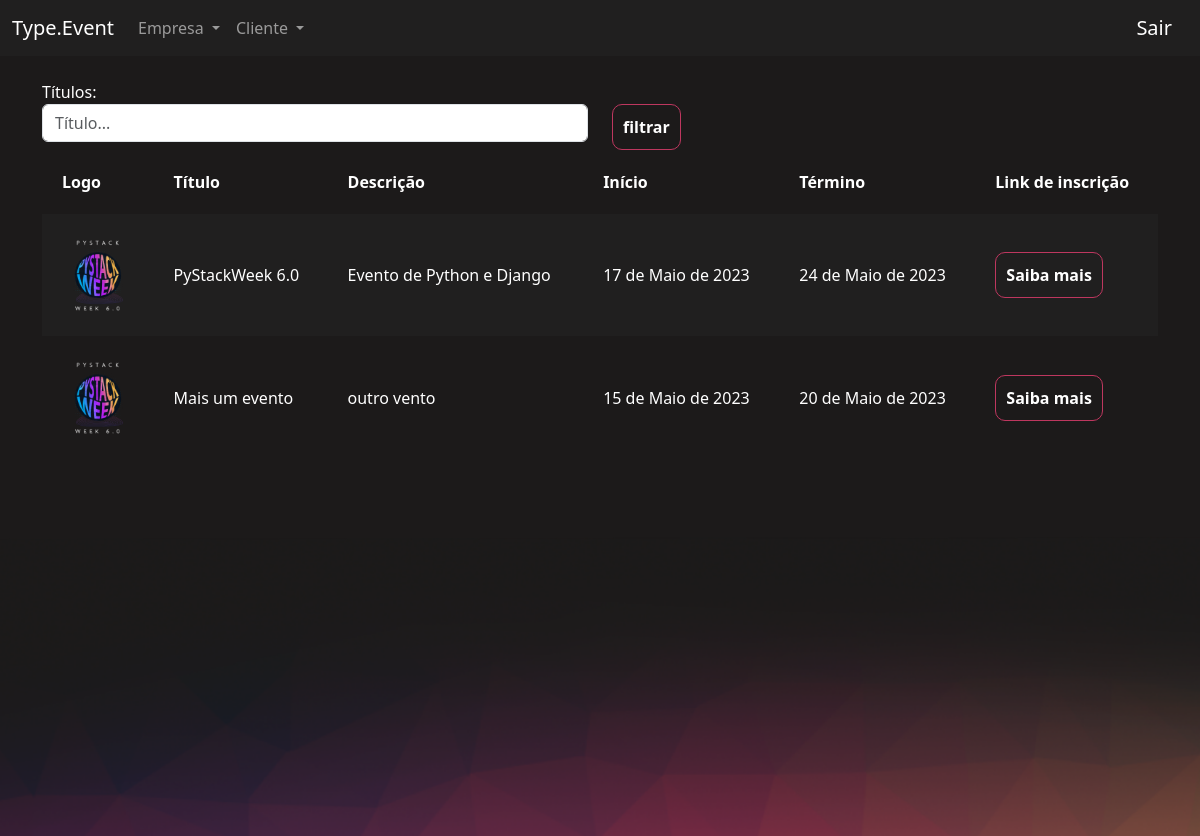
Page /eventos/meus_eventos/ (signed in) on the committed database.
### eventos/models.py (models this page shows, shortened)
class Evento(models.Model):
    criador = models.ForeignKey(User, on_delete=models.DO_NOTHING, null=True, blank=True)
    nome = models.CharField(max_length=200)
    descricao = models.TextField()
    data_inicio = models.DateField()
    data_termino = models.DateField()
    carga_horaria = models.IntegerField()
    logo = models.ImageField(upload_to="logos")
    participantes = models.ManyToManyField(User, related_name="evento_participante", null=True, blank=True)
    cor_principal = models.CharField(max_length=7)
    cor_secundaria = models.CharField(max_length=7)
    cor_fundo = models.CharField(max_length=7)

### eventos/views.py (the view)
# urls.py: path('meus_eventos/', views.meus_eventos, name="meus_eventos"),
def meus_eventos(request):
    eventos = Evento.objects.filter(criador=request.user)
    return render(request, 'meus_eventos.html', {'eventos': eventos})

### eventos/templates/meus_eventos.html (shortened to what this page needs)
{% extends "bases/base_evento.html" %}
{% load static %}
{% block 'importacoes' %}
    <link href="{% static 'evento/css/gerenciar_evento.css' %}" rel="stylesheet">
{% endblock %}
{% block 'conteudo' %}
    <div class="container">
        <br>
        <div class="row">
            <div class="col-md">
                <form action="{% url 'meus_eventos' %}" method="GET">
                <label>Títulos: </label>
                <input type="text" placeholder="Título..." class="form-control" name="nome">
            </div>
            <div class="col-md">
                <br>
                <input type="submit" class="btn-principal" value="filtrar">
            </div>
        </div>
        <table>
            <tr>
                <th>Logo</th>
                <th>Título</th>
                <th>Descrição</th>
                <th>Início</th>
                <th>Término</th>
                <th>Link de inscrição</th>
            </tr>
            {% for evento in eventos%}
                <tr class="{% cycle 'linha' 'linha2' %}">
                    <td width="10%"><a href="{% url 'participantes_evento' evento.id %}"><img width="100%" src="/media/{{evento.logo}}"></a></td>
                    <td>{{evento.nome}}</td>
                    <td>{{evento.descricao}}</td>
                    <td>{{evento.data_inicio}}</td>
                    <td>{{evento.data_termino}}</td>
                    <td><a href="{% url 'inscrever_evento' evento.id %}" class="btn btn-principal">Saiba mais</td>
                </tr>
            {% endfor %}
        </table>
    </div>
{% endblock %}

### templates/static/geral/css/base.css (style rules this page uses)
body { color: white !important; }
:root { --main-color: #201F1F; --dark-color: #1C1A1A; --contrast-color: #BE375F; --differential-color: #ED8554; }

### templates/static/evento/css/gerenciar_evento.css (style rules this page uses)
table { width: 100%; padding: 20px; }
.linha { height: 40px; background-color: var(--main-color); padding: 20px; }
td, th { padding: 20px; }

### templates/static/evento/css/evento.css (style rules this page uses)
body { background-color: #1C1A1A; }

### templates/static/usuarios/css/usuarios.css (style rules this page uses)
.btn-principal { background-color: transparent; border: 1px solid var(--contrast-color); color: white; padding: 10px; border-radius: 10px; font-weight: bold; }

### rows in the picture
Evento: logo (picture), nome "PyStackWeek 6.0", descricao "Evento de Python e Django", data_inicio "17 de Maio de 2023", data_termino "24 de Maio de 2023"
Evento: logo (picture), nome "Mais um evento", descricao "outro vento", data_inicio "15 de Maio de 2023", data_termino "20 de Maio de 2023"
